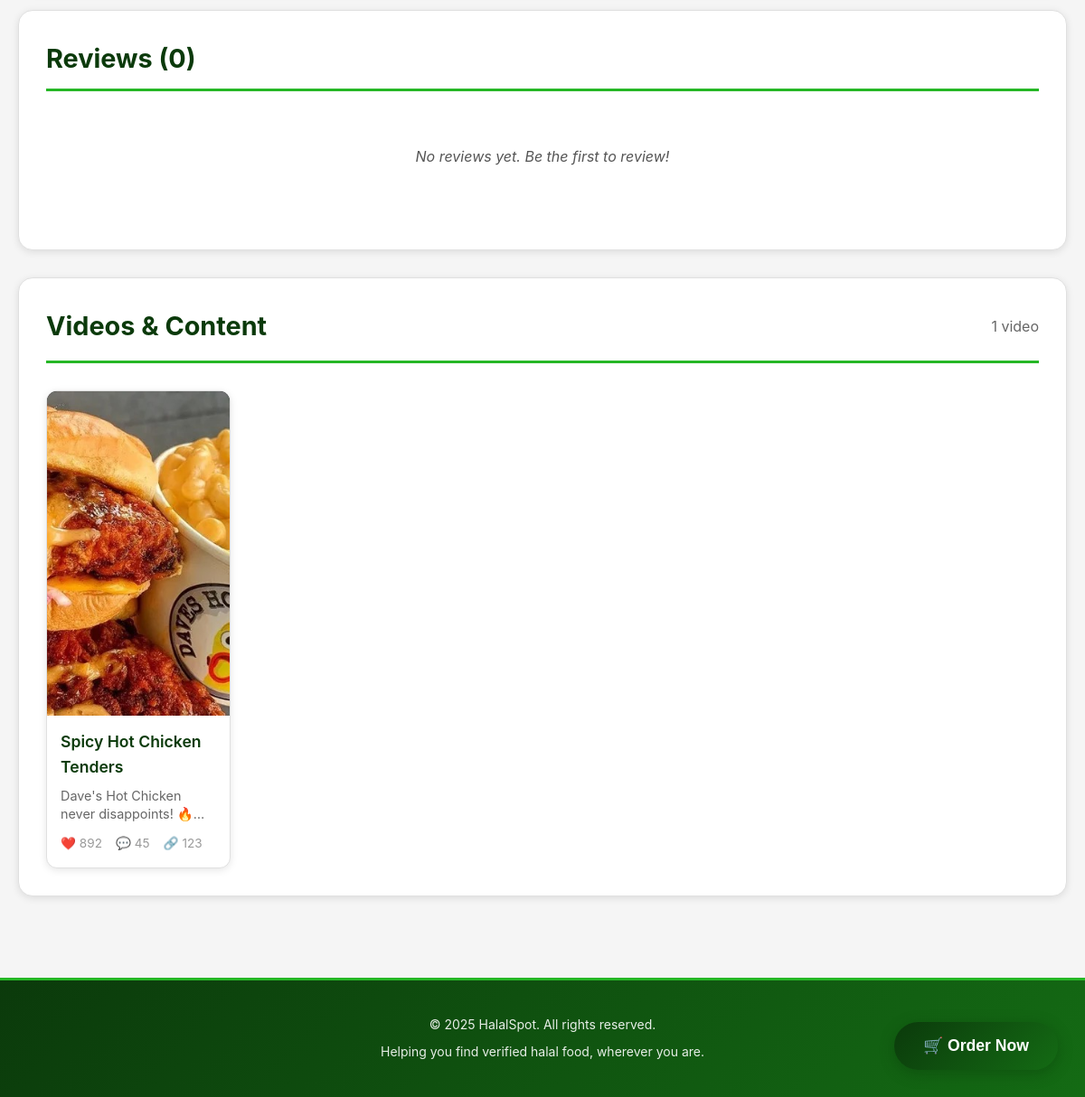
Before: /restaurants/2 (lower part) with the older database file.
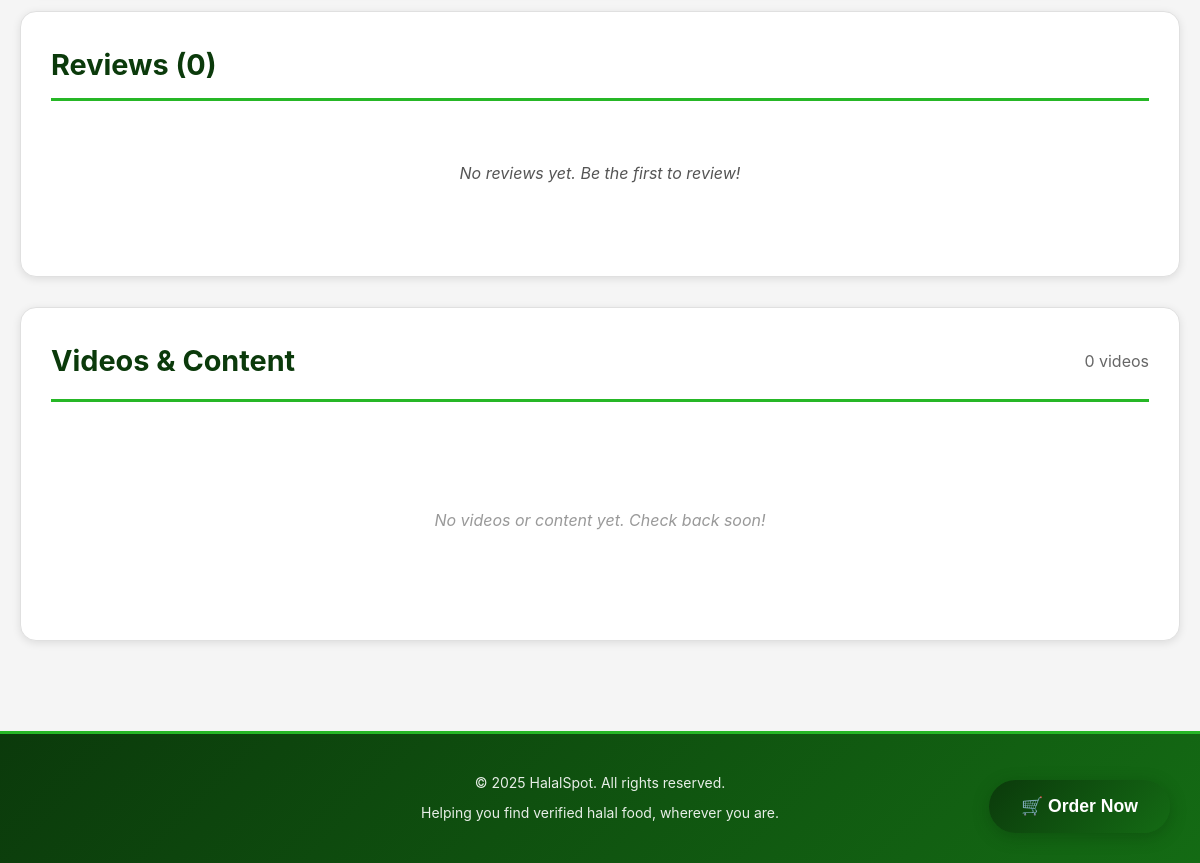
After: the same page with the newer database file.
### models/content.py (models this page shows)
class Content(db.Model):
    __tablename__ = "content"
    id = db.Column(db.Integer, primary_key=True)
    restaurant_id = db.Column(db.Integer, db.ForeignKey('restaurant.id'), nullable=True)  # Can be null for creator posts
    creator_name = db.Column(db.String(255), nullable=True)  # For sponsored creators
    is_sponsored = db.Column(db.Boolean, default=False)
    title = db.Column(db.String(255))
    description = db.Column(db.Text)
    image_url = db.Column(db.String(255))
    video_url = db.Column(db.String(255), nullable=True)  # For future video support
    likes_count = db.Column(db.Integer, default=0)
    comments_count = db.Column(db.Integer, default=0)
    shares_count = db.Column(db.Integer, default=0)
    saves_count = db.Column(db.Integer, default=0)
    created_at = db.Column(db.DateTime, default=datetime.datetime.utcnow)
    order_url = db.Column(db.String(255), nullable=True)
    def to_dict(self):
        return {
            "id": self.id,
            "restaurant_id": self.restaurant_id,
            "creator_name": self.creator_name,
            "is_sponsored": self.is_sponsored,
            "title": self.title,
            "description": self.description,
            "image_url": self.image_url,
            "video_url": self.video_url,
            "likes_count": self.likes_count,
            "comments_count": self.comments_count,
            "shares_count": self.shares_count,
            "saves_count": self.saves_count,
            "created_at": self.created_at.isoformat() if self.created_at else None,
            "order_url": self.order_url
        }

### routes/restaurant_routes.py (the view)
@restaurant_bp.route("/restaurants/<int:id>")
def get_restaurant(id):
    restaurant = Restaurant.query.get_or_404(id)
    reviews = Review.query.filter_by(restaurant_id=id).order_by(Review.date.desc()).all()
    contents = Content.query.filter_by(restaurant_id=id).order_by(Content.created_at.desc()).all()
    contents_data = [c.to_dict() for c in contents]
    avg_rating = None
    if reviews:
        avg_rating = round(sum([r.rating for r in reviews]) / len(reviews), 1)
    return render_template(
        "restaurant.html",
        restaurant=restaurant,
        reviews=reviews,
        contents=contents_data,
        avg_rating=avg_rating
    )

### templates/restaurant.html (shortened to what the changed rows need)
{% extends "base.html" %}
{% block content %}
<link rel="stylesheet" href="{{ url_for('static', filename='css/restaurant.css') }}">
<div class="restaurant-profile">
    <div class="restaurant-main">
        <div class="restaurant-info-section">
            <div class="info-card">
                <h2>Reviews ({{ reviews|length }})</h2>
            </div>
        </div>
        <div class="restaurant-content-section">
            <div class="content-header">
                <h2>Videos & Content</h2>
                <p class="content-count">{{ contents|length }} {{ 'video' if contents|length == 1 else 'videos' }}</p>
            </div>
            {% if contents %}
            <div class="content-grid">
                {% for content in contents %}
                <div class="content-card" data-content-id="{{ content.id }}">
                    {% if content.video_url %}
                    <div class="content-media video-media">
                        <video
                            class="content-video"
                            loop
                            muted
                            playsinline
                            preload="metadata"
                            poster="{{ content.image_url or url_for('static', filename='images/rest_images.jpg') }}">
                            {% if content.video_url.endswith('.mp4') or 'mp4' in content.video_url %}
                            <source src="{{ content.video_url }}" type="video/mp4" />
                            {% elif content.video_url.endswith('.webm') or 'webm' in content.video_url %}
                            <source src="{{ content.video_url }}" type="video/webm" />
                            {% elif content.video_url.endswith('.ogg') or 'ogg' in content.video_url %}
                            <source src="{{ content.video_url }}" type="video/ogg" />
                            {% else %}
                            <source src="{{ content.video_url }}" type="video/mp4" />
                            {% endif %}
                        </video>
                        <div class="play-overlay">
                            <svg viewBox="0 0 24 24" fill="white" width="48" height="48">
                                <path d="M8 5v14l11-7z"/>
                            </svg>
                        </div>
                    </div>
                    {% else %}
                    <div class="content-media image-media">
                        <img src="{{ content.image_url or url_for('static', filename='images/rest_images.jpg') }}" alt="{{ content.title }}" />
                    </div>
                    {% endif %}
                    <div class="content-info">
                        <h3>{{ content.title }}</h3>
                        <p>{{ content.description }}</p>
                        <div class="content-stats">
                            <span>❤️ {{ content.likes_count }}</span>
                            <span>💬 {{ content.comments_count }}</span>
                            <span>🔗 {{ content.shares_count }}</span>
                        </div>
                    </div>
                </div>
                {% endfor %}
            </div>
            {% else %}
            <div class="no-content">
                <p>No videos or content yet. Check back soon!</p>
            </div>
            {% endif %}
        </div>
    </div>
</div>
<link rel="stylesheet" href="https://unpkg.com/leaflet/dist/leaflet.css" />
{% endblock %}

Changed rows visible on the page:
no longer on this page (row edited): Content: image_url (picture), title "Spicy Hot Chicken Tenders", description "Dave's Hot Chicken never disappoints!…", likes_count "892", comments_count "45", shares_count "123"
Other visible differences:
{{ contents|length }}: "1" → "0"
{{ 'video' if contents|length == 1 else 'videos' }}: "video" → "videos"
text now shown: "No videos or content yet. Check back soon!"
